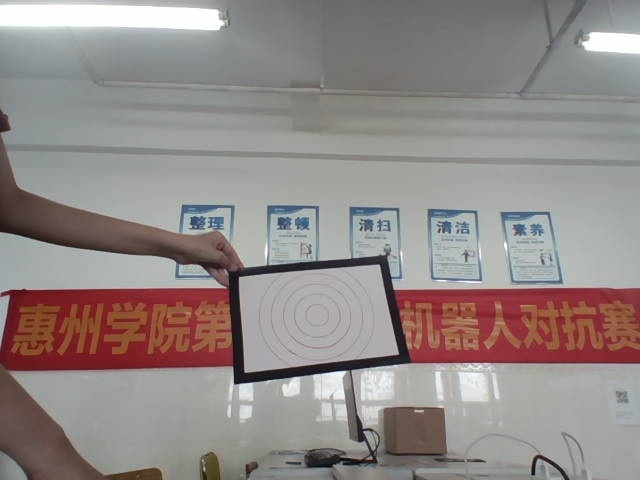
#> input picture target_images/target_000.jpg, 640 x 480 px, given in place of the camera
$ python main.py
#> lines starting #> are read from the running program, lines starting #| are printed output that depends on the picture; after the words box and inside, x2 and y2 are one past the last pixel; in counts of white or black regions, pixels touching at a corner belong together
### camera.py
import cv2

class Camera:
    def __init__(self, index=0, format='MJPG', width=640, height=480, fps=30):
        self.cam = self.find_cam(index)  # Corrected method name and added index parameter
        self.cam.set(cv2.CAP_PROP_FOURCC, cv2.VideoWriter_fourcc(*format))
        self.cam.set(cv2.CAP_PROP_FRAME_WIDTH, width)  # Fixed width and height order
        self.cam.set(cv2.CAP_PROP_FRAME_HEIGHT, height)
        self.cam.set(cv2.CAP_PROP_FPS, fps)

    def read(self):
        ret, frame = self.cam.read()
#> frame is the input picture: shape (480, 640, 3); mean B, G, R 136, 137.8, 146.5
        return ret, frame

    def find_cam(self, index = 30):  # Added index parameter and proper exception handling
        max_tries = index + 20  # Maximum number of cameras to try
        for i in range(index, max_tries):
            cam = cv2.VideoCapture(i, cv2.CAP_V4L2)
            if cam.isOpened():
                return cam
            cam.release()
        raise RuntimeError("Could not open any camera")

# [8 lines that do not run on import are left out]

### detector.py
import cv2
import numpy as np
import math

RAD2DEG = 180 / math.pi
DEG2RAD = math.pi / 180

class Laser:
    def __init__(self, width_deviation=0, height_deviation=5):
        self.width_deviation = width_deviation   # 水平方向偏差（像素）
        self.height_deviation = height_deviation # 垂直方向偏差（像素）

class Board:
    def __init__(self):
        self.points = []  # 存储四个角点（原始图像坐标）[(x1,y1), (x2,y2), (x3,y3), (x4,y4)]
        self.center = None  # 中心点坐标（原始图像坐标）(x, y)
        # self.relative_points = []  # 相对于图像中心点的坐标
        # self.relative_center = None  # 相对于图像中心的中心点坐标
        self.laser_center = None  # 相对于激光中心的坐标(转换后)

class Detector:
    def __init__(self, rectangle_min_area, rectangle_max_area, kernel,laser=None):
        #self.black_lower = np.array(color[0])
        #self.black_upper = np.array(color[1])

        self.rectangle_max_area = rectangle_max_area
        self.rectangle_min_area = rectangle_min_area

        # self.rectangle = rectangle_config
        self.kernel = np.ones(kernel, np.uint8)

        self.relative_board = None  # 存储当前检测到的板子
        self.boards = []
          # 存储检测到的板子
        self.frame_center = None  # 存储图像中心点坐标
        self.laser_pixel = None  # 存储激光笔中心点坐标
        self.board_center = None  # 存储板子中心点坐标
        self.laser_center = None  # 存储板子中心相对于激光中心的坐标

        self.laser = laser  # 修改：在构造函数中明确初始化laser对象

    # [12 lines of commented-out code are left out]

    def process(self, frame):
        """处理图像，生成掩膜（使用 Otsu 二值化）"""
        # 1. 转为灰度图
        gray = cv2.cvtColor(frame, cv2.COLOR_BGR2GRAY)
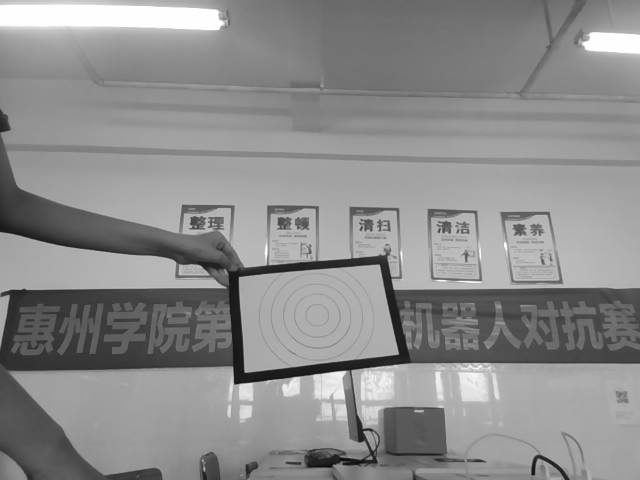
#> gray: shape (480, 640); min 3, max 255, mean 140.2

        # 2. Otsu 反二值化（因为你的板子是黑色边框/黑色区域）
        #    THRESH_BINARY_INV: 暗的部分变白，亮的部分变黑
        #    THRESH_OTSU: 自动计算最佳阈值
        _, binary = cv2.threshold(gray, 0, 255, cv2.THRESH_BINARY_INV + cv2.THRESH_OTSU)
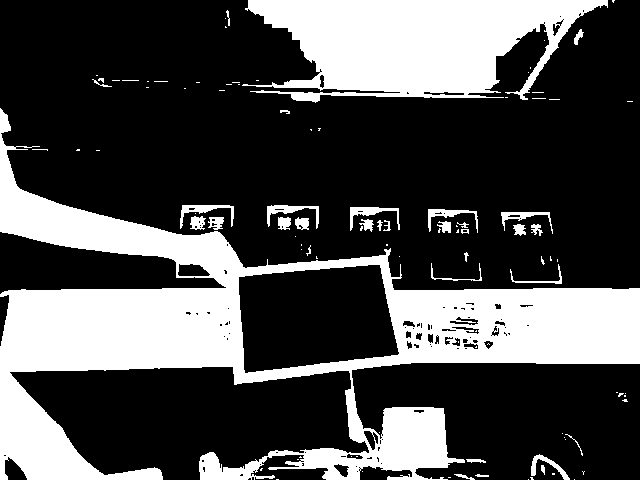
#> binary: shape (480, 640); 30.1% white; 103 white regions (70 under 20 px), largest, box (x1, y1, x2, y2) and area: (0, 108, 640, 480) 64663, (242, 0, 608, 103) 23793, (267, 205, 319, 229) 373

        # 3. 形态学操作（去噪、填洞）
        opening = cv2.morphologyEx(binary, cv2.MORPH_OPEN, self.kernel)
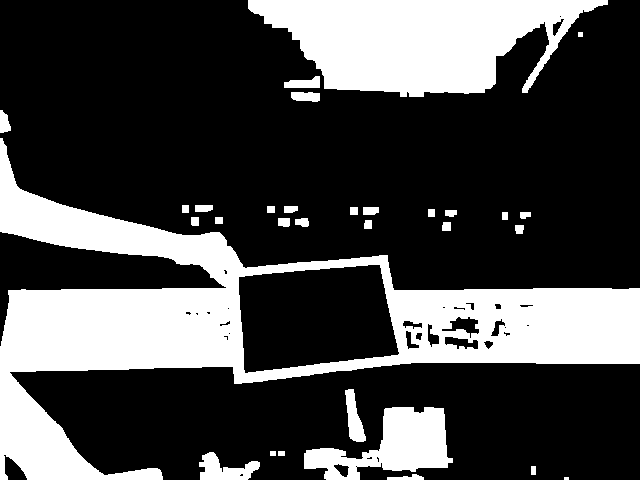
#> opening: shape (480, 640); 28.4% white; 31 white regions (1 under 20 px), largest, box (x1, y1, x2, y2) and area: (0, 138, 640, 480) 55688, (248, 0, 608, 97) 22328, (304, 407, 453, 480) 5467
        closing = cv2.morphologyEx(opening, cv2.MORPH_CLOSE, self.kernel)
#> closing: shape (480, 640); 28.7% white; 27 white regions (1 under 20 px)

        return closing


    def find_boards(self, closing):
        """查找四边形,并创建板子"""
        boards = []
        rectangle_contours = cv2.findContours(closing, cv2.RETR_LIST, cv2.CHAIN_APPROX_SIMPLE)[0]
#> rectangle_contours = 38 contours, 2 with area under 20; largest, box (x1, y1, x2, y2) and area: (0, 138, 640, 480) 69616, (248, 0, 608, 102) 22585, (238, 264, 399, 373) 14152, (304, 407, 453, 480) 5507, (199, 452, 260, 480) 879
#> (the rest of the program and of its run is left out)
